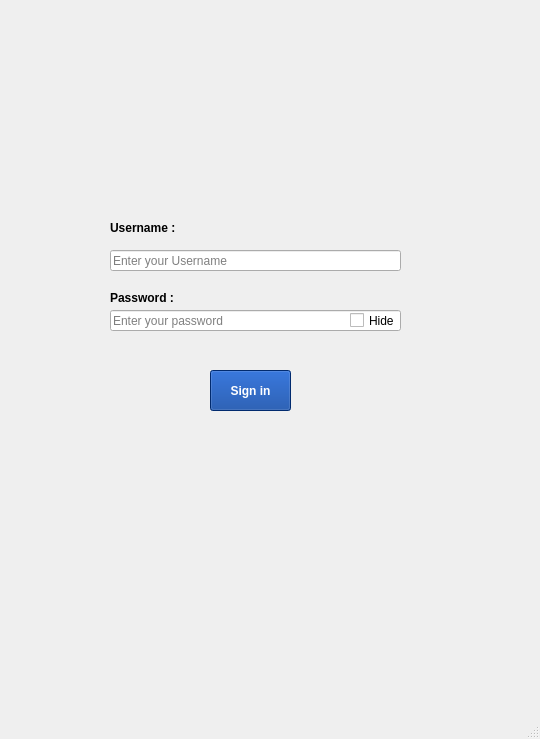
<?xml version="1.0" encoding="UTF-8"?>
<ui version="4.0">
 <class>page2</class>
 <widget class="QMainWindow" name="page2">
  <property name="geometry">
   <rect>
    <x>0</x>
    <y>0</y>
    <width>540</width>
    <height>739</height>
   </rect>
  </property>
  <property name="windowTitle">
   <string>MainWindow</string>
  </property>
  <widget class="QWidget" name="centralwidget">
   <widget class="QLabel" name="label">
    <property name="geometry">
     <rect>
      <x>0</x>
      <y>0</y>
      <width>540</width>
      <height>810</height>
     </rect>
    </property>
    <property name="styleSheet">
     <string notr="true">image: url(:/new/prefix2/catinLoginPage.jpg);</string>
    </property>
    <property name="text">
     <string/>
    </property>
   </widget>
   <widget class="QLabel" name="label_2">
    <property name="geometry">
     <rect>
      <x>110</x>
      <y>220</y>
      <width>131</width>
      <height>16</height>
     </rect>
    </property>
    <property name="font">
     <font>
      <weight>75</weight>
      <bold>true</bold>
     </font>
    </property>
    <property name="text">
     <string>Username :</string>
    </property>
   </widget>
   <widget class="QLineEdit" name="lineEdit">
    <property name="geometry">
     <rect>
      <x>110</x>
      <y>250</y>
      <width>291</width>
      <height>21</height>
     </rect>
    </property>
    <property name="placeholderText">
     <string>Enter your Username</string>
    </property>
   </widget>
   <widget class="QLineEdit" name="lineEdit_2">
    <property name="geometry">
     <rect>
      <x>110</x>
      <y>310</y>
      <width>291</width>
      <height>21</height>
     </rect>
    </property>
    <property name="placeholderText">
     <string>Enter your password</string>
    </property>
   </widget>
   <widget class="QLabel" name="label_3">
    <property name="geometry">
     <rect>
      <x>110</x>
      <y>290</y>
      <width>121</width>
      <height>16</height>
     </rect>
    </property>
    <property name="font">
     <font>
      <weight>75</weight>
      <bold>true</bold>
     </font>
    </property>
    <property name="text">
     <string>Password :</string>
    </property>
   </widget>
   <widget class="QPushButton" name="pushButton">
    <property name="geometry">
     <rect>
      <x>210</x>
      <y>370</y>
      <width>81</width>
      <height>41</height>
     </rect>
    </property>
    <property name="font">
     <font>
      <weight>75</weight>
      <bold>true</bold>
     </font>
    </property>
    <property name="styleSheet">
     <string notr="true">color: rgb(255, 255, 255);
background-color: rgb(1, 59, 154);</string>
    </property>
    <property name="text">
     <string>Sign in</string>
    </property>
   </widget>
   <widget class="QCheckBox" name="checkBox">
    <property name="geometry">
     <rect>
      <x>350</x>
      <y>310</y>
      <width>72</width>
      <height>21</height>
     </rect>
    </property>
    <property name="text">
     <string>Hide</string>
    </property>
   </widget>
  </widget>
  <widget class="QMenuBar" name="menubar">
   <property name="geometry">
    <rect>
     <x>0</x>
     <y>0</y>
     <width>540</width>
     <height>20</height>
    </rect>
   </property>
  </widget>
  <widget class="QStatusBar" name="statusbar"/>
 </widget>
 <resources/>
 <connections/>
</ui>
